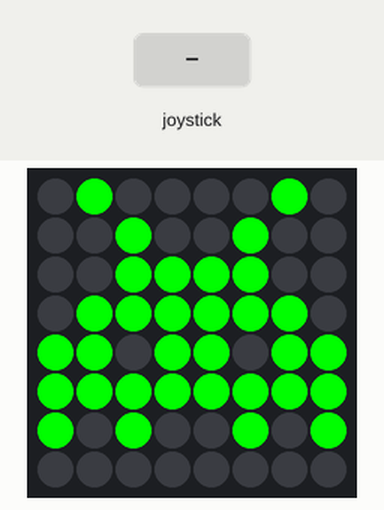
Recording of a program running on a simulated Raspberry Pi (BCM pin numbers) with a Sense HAT. On the bench: the Sense HAT's 8×8 RGB LED matrix. The test bench sets the inputs (shaded band). Random numbers come from a fixed seed; what the program prints to the terminal is not drawn.

Above: at 1.2 s.
1.3 s: joystick clicked
At 2.4 s:
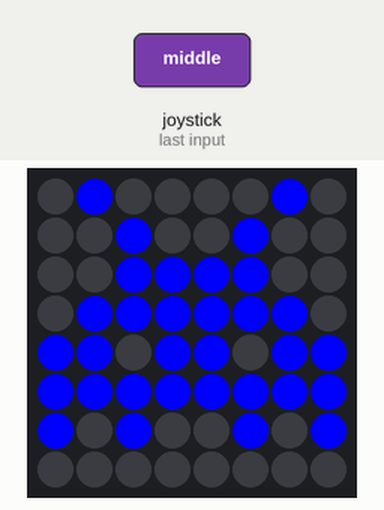
4.3 s: joystick pushed up
At 5.4 s:
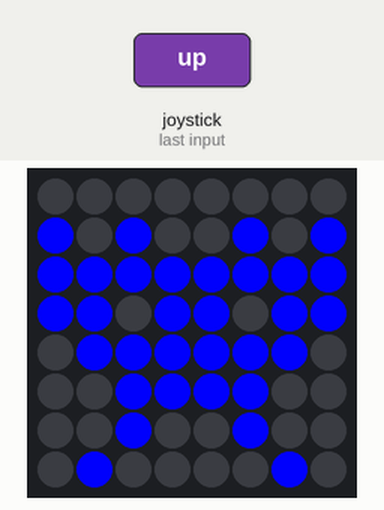
Timing chart, 0 to 7.3 s (numbered marks = the images above; inputs shaded):
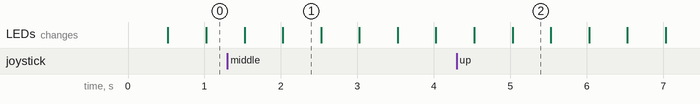

Measured:
- what the display in image 1 shows lasts 0.5 s, from 2.0 s to 2.5 s

The program:

Joystick_Skull.py
```python
from sense_hat import SenseHat
import time
import random

sense = SenseHat()

try:
    e = [0,0,0]
    c = [0,255,0]
    up = [
        e,c,e,e,e,e,c,e,
        e,e,c,e,e,c,e,e,
        e,e,c,c,c,c,e,e,
        e,c,c,c,c,c,c,e,
        c,c,e,c,c,e,c,c,
        c,c,c,c,c,c,c,c,
        c,e,c,e,e,c,e,c,
        e,e,e,e,e,e,e,e
        ]
    down = [
        e,e,e,e,e,e,e,e,
        e,c,e,e,e,e,c,e,
        e,e,c,e,e,c,e,e,
        e,e,c,c,c,c,e,e,
        e,c,c,c,c,c,c,e,
        c,c,e,c,c,e,c,c,
        c,c,c,c,c,c,c,c,
        c,e,c,e,e,c,e,c
        ]
    print('\n\t[*] Use Joystick to change orientation of the skull or to change its color.\n')
    colour = 1  # 1-Red, 2-Green, 3-Blue, 4-White, 5-Orange, 6-Yellow, 7-Indigo, 8-Violet
    while True:
        sense.set_pixels(up)
        time.sleep(0.5)
        sense.set_pixels(down)
        time.sleep(0.5)
        event = sense.stick.get_events()
        if(event):
            for i in event:
                if i.direction in ["right"] and i.action in ["pressed"]:
                    sense.set_rotation(270)
                elif i.direction in ["left"] and i.action in ["pressed"]:
                    sense.set_rotation(90)
                elif i.direction in ["up"] and i.action in ["pressed"]:
                    sense.set_rotation(180)
                elif i.direction in ["down"] and i.action in ["pressed"]:
                    sense.set_rotation(0)
                elif i.direction in ["middle"] and i.action in ["pressed"]:
                    colour = random.randint(1,8)
                    if(colour==1):
                        c = [255,0,0]
                    elif(colour==2):
                        c = [0,255,0]
                    elif(colour==3):
                        c = [0,0,255]
                    elif(colour==4):
                        c = [255,255,255]
                    elif(colour==5):
                        c = [255,127,0]
                    elif(colour==6):
                        c = [255,255,0]
                    elif(colour==7):
                        c = [75,0,130]
                    else:
                        c = [159,0,255]
                    e = [0,0,0]
                    up = [
                        e,c,e,e,e,e,c,e,
                        e,e,c,e,e,c,e,e,
                        e,e,c,c,c,c,e,e,
                        e,c,c,c,c,c,c,e,
                        c,c,e,c,c,e,c,c,
                        c,c,c,c,c,c,c,c,
                        c,e,c,e,e,c,e,c,
                        e,e,e,e,e,e,e,e
                        ]
                    down = [
                        e,e,e,e,e,e,e,e,
                        e,c,e,e,e,e,c,e,
                        e,e,c,e,e,c,e,e,
                        e,e,c,c,c,c,e,e,
                        e,c,c,c,c,c,c,e,
                        c,c,e,c,c,e,c,c,
                        c,c,c,c,c,c,c,c,
                        c,e,c,e,e,c,e,c
                        ]
                else:
                    pass
except KeyboardInterrupt:
    print('\n\n\t [*] Keyboard Interrupt. Aborting !!!\n')
    sense.clear()
    time.sleep(1)
```
